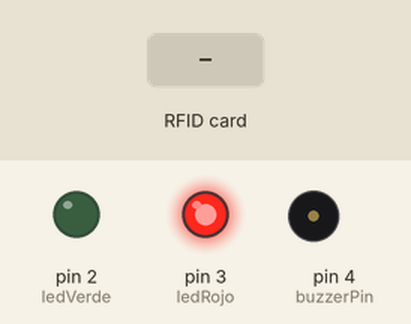
Recording of a sketch running on a simulated Arduino Uno, built with avr-gcc and run on an emulated ATmega328P. On the bench: output pins drawn as LEDs (lit = HIGH), buzzer (waves = sounding). Inputs (shaded band) come from the test bench. Pins used as bus, display or sensor lines are not drawn.

Above: at 1.2 s.
1.3 s: RFID card 67 E8 15 33 held to the reader
At 2.1 s:
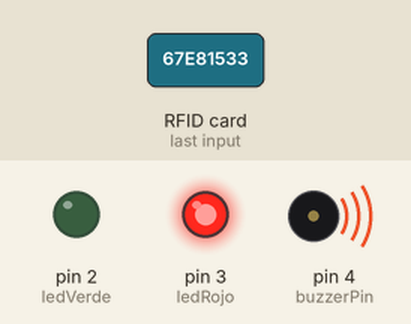
3.8 s: RFID card 89 1C 93 84 held to the reader
At 4.3 s:
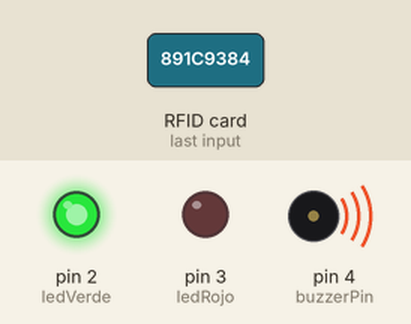
5.3 s: RFID card 5E 7A 19 C4 held to the reader
At 9.5 s:
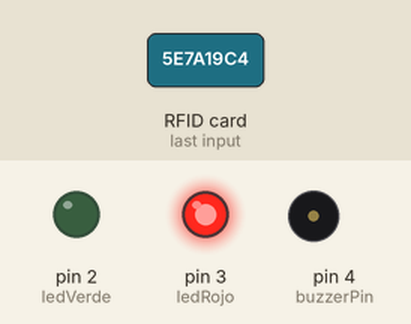
Timing chart, 0 to 11.0 s (numbered marks = the images above; inputs shaded):
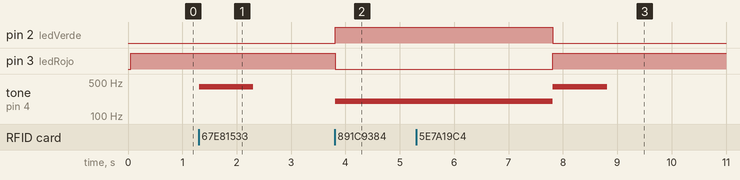

The sketch:

III_Practica4.ino
```cpp
#include <SPI.h>
#include <MFRC522.h>

#define RST_PIN   9
#define SS_PIN    10
#define ledVerde  2
#define ledRojo   3
#define buzzerPin 4
#define on(pin) digitalWrite(pin, HIGH)
#define off(pin) digitalWrite(pin, LOW)

MFRC522 mfrc522(SS_PIN, RST_PIN);
MFRC522::MIFARE_Key key;

byte tagActual[4]   =  {0x67, 0xE8, 0x15, 0x33};
byte tagConocido[4] = {0x89, 0x1C, 0x93, 0x84};

void setup() {
  while (!Serial);
  SPI.begin();
  mfrc522.PCD_Init();
  pinMode(ledVerde, OUTPUT);
  pinMode(ledRojo, OUTPUT);
  pinMode(buzzerPin, OUTPUT);

  // Inicializa todos los LEDs
  on(ledRojo);
  off(ledVerde);
}

void loop() {
  if (!mfrc522.PICC_IsNewCardPresent())
    return;

  if (!mfrc522.PICC_ReadCardSerial())
    return;
  dump_byte_array(mfrc522.uid.uidByte, mfrc522.uid.size);
}

void dump_byte_array(byte *buffer, byte bufferSize) {
  for (byte i = 0; i < bufferSize; i++) {
      tagActual[i] = buffer[i];
  }

  if (compararArray(tagActual, tagConocido)) {
    on(ledVerde);
    off(ledRojo);
    tone(buzzerPin, 200);
    delay(4000);
    noTone(buzzerPin);
    off(ledVerde);
    on(ledRojo);
  }
  else {
    off(ledVerde);
    on(ledRojo);
    tone(buzzerPin, 400);
    delay(1000);
    noTone(buzzerPin);
  }
}

boolean compararArray(byte array1[], byte array2[]) {
  for (byte i = 0; i < 4; i++) {
    if (array1[i] != array2[i]) return false;
  }
  return true;
}
```

Measured:
- after the input at 1.3 s, tone on pin 4 (buzzerPin): silent → 400 Hz at once, → silent 1.0 s later
- after the input at 3.8 s, pin 2 (ledVerde): LOW → HIGH at once; pin 3 (ledRojo): HIGH → LOW at once; tone on pin 4 (buzzerPin): silent → 200 Hz at once
- after the input at 5.3 s, tone on pin 4 (buzzerPin): 200 Hz → 400 Hz after 2.5 s, → silent 1.0 s later
